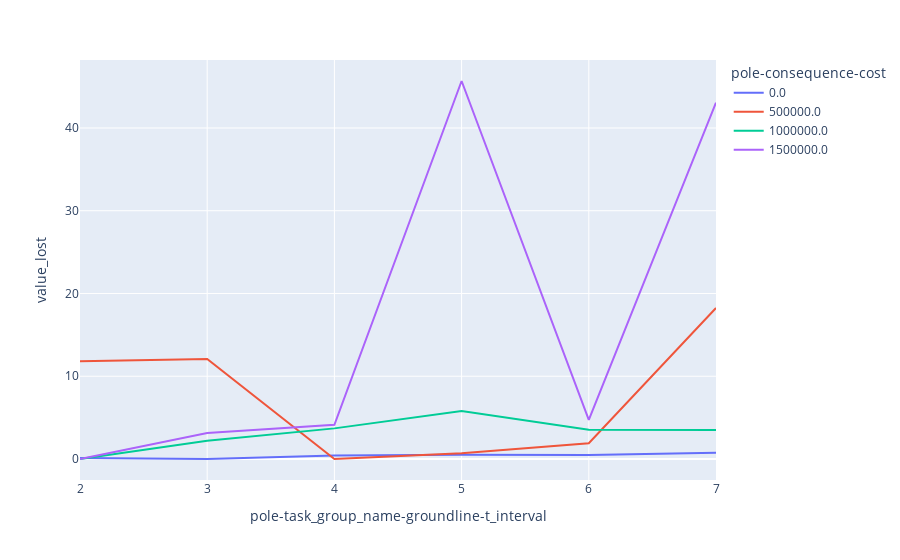

Notebook code for this chart:
### Code cell
df_total = calc_value_lost(df=df_rolling, x_var='pole-task_group_name-groundline-t_interval', y_var='pole-consequence-cost', z_var='cost_annual')

# Plot the results to check it works 
px.line(df_total.reset_index(), x='pole-task_group_name-groundline-t_interval', y = 'value_lost', color='pole-consequence-cost')

### Figure 1 — Plotly figure (JSON) as saved in the notebook; plotly's stock layout.template omitted (floating-point values rounded to 4 significant figures)
{"data": [{"hovertemplate": "pole-consequence-cost=0.0<br>pole-task_group_name-groundline-t_interval=%{x}<br>value_lost=%{y}<extra></extra>", "legendgroup": "0.0", "line": {"color": "#636efa", "dash": "solid"}, "mode": "lines", "name": "0.0", "orientation": "v", "showlegend": true, "type": "scatter", "x": [2, 3, 4, 5, 6, 7], "xaxis": "x", "y": [0.116, 0, 0.4186, 0.5248, 0.4938, 0.7682], "yaxis": "y"}, {"hovertemplate": "pole-consequence-cost=500000.0<br>pole-task_group_name-groundline-t_interval=%{x}<br>value_lost=%{y}<extra></extra>", "legendgroup": "500000.0", "line": {"color": "#EF553B", "dash": "solid"}, "mode": "lines", "name": "500000.0", "orientation": "v", "showlegend": true, "type": "scatter", "x": [2, 3, 4, 5, 6, 7], "xaxis": "x", "y": [11.81, 12.09, 0, 0.7022, 1.911, 18.25], "yaxis": "y"}, {"hovertemplate": "pole-consequence-cost=1000000.0<br>pole-task_group_name-groundline-t_interval=%{x}<br>value_lost=%{y}<extra></extra>", "legendgroup": "1000000.0", "line": {"color": "#00cc96", "dash": "solid"}, "mode": "lines", "name": "1000000.0", "orientation": "v", "showlegend": true, "type": "scatter", "x": [2, 3, 4, 5, 6, 7], "xaxis": "x", "y": [0, 2.193, 3.699, 5.795, 3.521, 3.501], "yaxis": "y"}, {"hovertemplate": "pole-consequence-cost=1500000.0<br>pole-task_group_name-groundline-t_interval=%{x}<br>value_lost=%{y}<extra></extra>", "legendgroup": "1500000.0", "line": {"color": "#ab63fa", "dash": "solid"}, "mode": "lines", "name": "1500000.0", "orientation": "v", "showlegend": true, "type": "scatter", "x": [2, 3, 4, 5, 6, 7], "xaxis": "x", "y": [0, 3.128, 4.137, 45.68, 4.732, 43.06], "yaxis": "y"}], "layout": {"legend": {"title": {"text": "pole-consequence-cost"}, "tracegroupgap": 0}, "margin": {"t": 60}, "xaxis": {"anchor": "y", "domain": [0, 1], "title": {"text": "pole-task_group_name-groundline-t_interval"}}, "yaxis": {"anchor": "x", "domain": [0, 1], "title": {"text": "value_lost"}}}}
